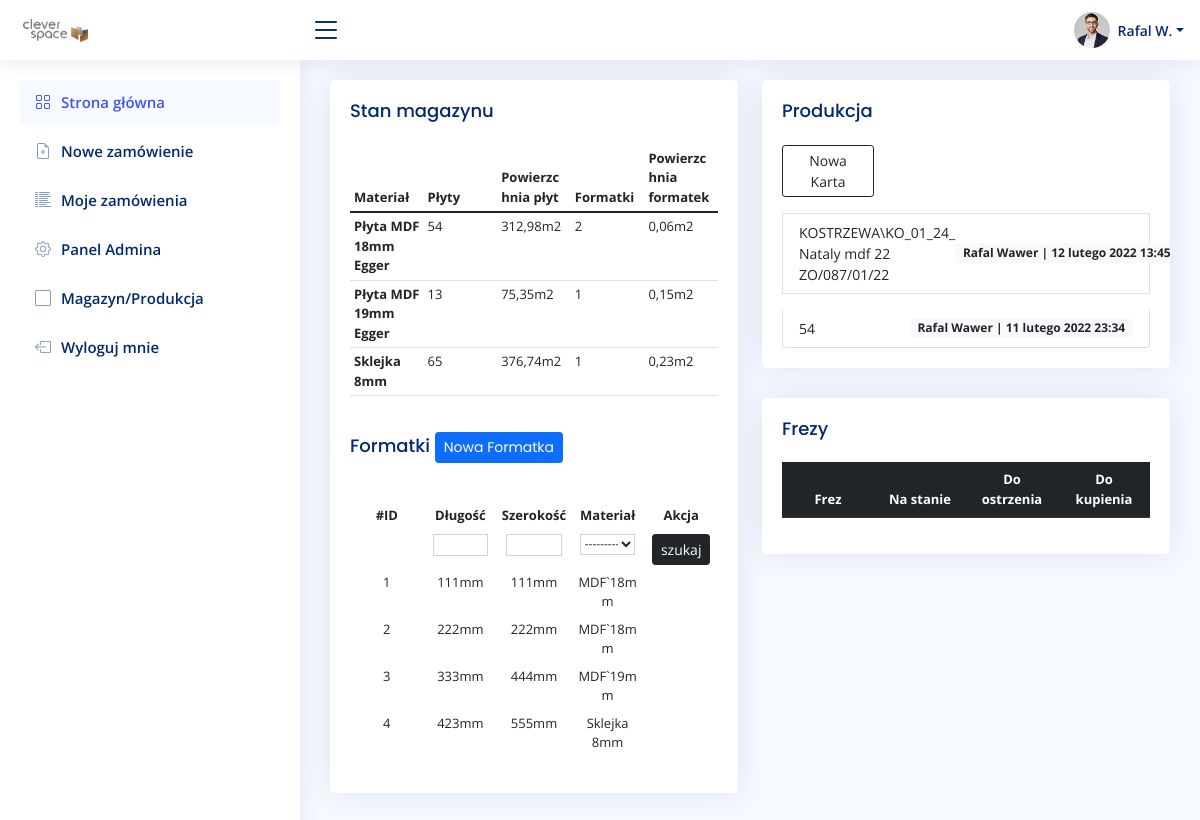
Page /stock/ (signed in) on the earlier database version.
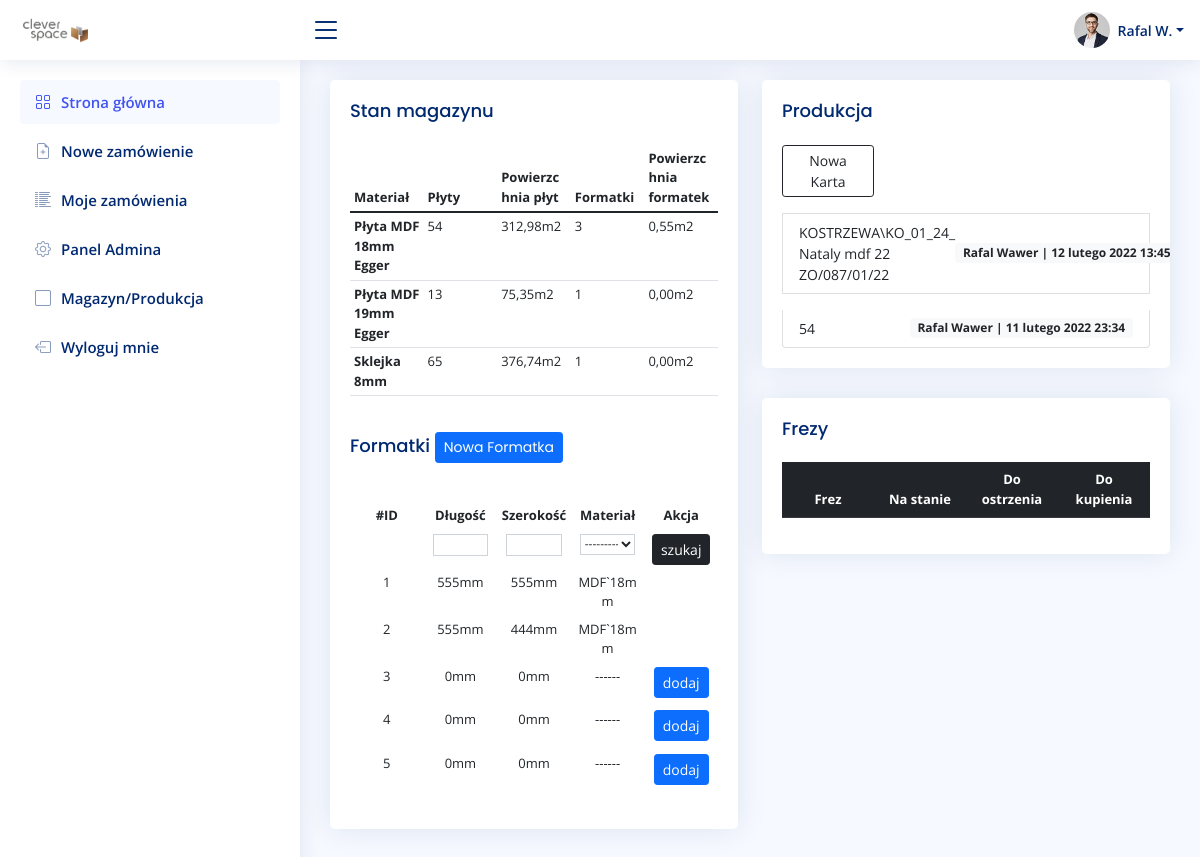
Same page on the later database version.
### order/models.py (models this page shows)
class Material(models.Model):
    short_name = models.CharField(max_length=255, blank=False, null=False)
    name = models.CharField(max_length=255, blank=False, null=False)
    quantity = models.SmallIntegerField(default=0, blank=False, null=False)
    material_area = models.DecimalField(default=Decimal('5.796'), decimal_places=4, blank=False, max_digits=10)
    class Meta:
        verbose_name = "materiał"
        verbose_name_plural = "materiały"
    def __str__(self):
        return self.short_name
    def caluclate_material(self):
        return self.quantity * self.material_area
    def caluclate_area(self):
        material = Material.objects.get(short_name=self.short_name)
        total_area = 0
        for stock in material.stocks.all():
            result = stock.length * stock.width / 1000000
            total_area += result
        return total_area

### stock/models.py (models this page shows, shortened)
class Stock(models.Model):
    length = IntegerRangeField(min_value=50, max_value=2800, null=True)
    width = IntegerRangeField(min_value=50, max_value=2070, null=True)
    material = models.ForeignKey(Material, null=False, on_delete=models.CASCADE, related_name="stocks")

class Production(models.Model):
    user = models.ForeignKey(settings.AUTH_USER_MODEL, on_delete=models.CASCADE)
    order = models.CharField(max_length=255)
    date = models.DateTimeField(auto_now_add=True)

### account/models.py (models this page shows, shortened)
class UserBase(AbstractBaseUser, PermissionsMixin):
    email = models.EmailField(unique=True)
    first_name = models.CharField(max_length=150, blank=True)
    last_name = models.CharField(max_length=150, blank=True)
    phone_number = models.CharField(max_length=15, blank=True)
    postcode = models.CharField(max_length=12, blank=True)
    address_line_1 = models.CharField(max_length=150, blank=True)
    address_line_2 = models.CharField(max_length=150, blank=True)
    town_city = models.CharField(max_length=150, blank=True)
    is_active = models.BooleanField(default=True)
    is_staff = models.BooleanField(default=False)
    created = models.DateTimeField(auto_now_add=True)
    updated = models.DateTimeField(auto_now=True)
    objects = CustomAccountManager()
    USERNAME_FIELD = 'email'
    REQUIRED_FIELDS = ['first_name', 'last_name']
    class Meta:
        verbose_name = "Konto"
        verbose_name_plural = "Konta"

### stock/views.py (the view)
# urls.py: path('', staff_member_required(views.StockView.as_view()), name='stock'),
class StockView(ListView):
    model = Stock
    template_name = 'stock/home.html'
    def get_context_data(self, **kwargs):
        context = super().get_context_data(**kwargs)
        context.update({
            'filter': StockFilter(self.request.GET, queryset=self.get_queryset()),
            'materials': Material.objects.all().order_by('name'),
            'productioins': Production.objects.all().order_by('-date'),
            'cutters': Cutter.objects.all().order_by('-name'),
            })
        return context

### stock/templates/stock/home.html (shortened to what this page needs)
{% extends 'main.html' %}
{% load static %}
{% block content %}
<div class="row">
  <div class="col-sm-6">
    <div class="card recent-sales">
      <div class="card-body">
        <h5 class="card-title">Stan magazynu </h5>
        <table class="table table-hover table-sm text-left" style="text-align: left">
          <thead>
            <tr>
              <th scope="col">Materiał</th>
              <th scope="col">Płyty</th>
              <th scope="col">Powierzchnia płyt</th>
              <th scope="col">Formatki</th>
              <th scope="col">Powierzchnia formatek</th>
            </tr>
          </thead>
          <tbody>
            {% for material in materials %}
            <tr>
              <th scope="col">{{ material.name }}</th>
              <td scope="col">{{ material.quantity }}</td>
              <td scope="col">{{ material.caluclate_material|floatformat:2 }}m2</td>
              <td scope="col">{{ material.stocks.count }}</td>
              <td scope="col">{{ material.caluclate_area|floatformat:2 }}m2</td>
            </tr>
            {% endfor %}
         </tbody>
       </table>
        <h5 class="card-title">Formatki <a href="{% url 'create-stock' %}"><button class="btn btn-primary btn-sm">Nowa Formatka</button></a></h5>
       <div class="dataTable-top"></div>
       <div class="table-responsive">
        <table class="table table-borderless table-hover table-sm">
          {% include 'stock/search.html' %}
          <thead>
            <tr>
              <th scope="col">#ID</th>
              <th scope="col">Długość</th>
              <th scope="col">Szerokość</th>
              <th scope="col">Materiał</th>
              <th scope="col">Akcja</th>
            </tr>
          </thead>
          <tbody>
            {% for stock in filter.qs %}
            <tr>
              <td scope="row">{{ stock.id }}</td>
              <td>{{ stock.length }}mm</td>
              <td>{{ stock.width }}mm</td>
              {% if stock.length == 0 %}
              <td><p>------</p></td>
              {% else %}
              <td>{{ stock.material }}</td>
              {% endif %}
              <td>
                {% if stock.length == 0 %}
                <a href="{% url 'add-stock' stock.id %}"><button type="button" class="btn btn-primary btn-sm">dodaj</button></a>
                {% endif %}
              </td>
            </tr>
            {% endfor %}
          </tbody>
        </table>
      </div>
      </div>
    </div>
  </div>
  <div class="col-sm-6">
    <div class="card recent-sales">
      <div class="card-body">
        <h5 class="card-title">Produkcja</h5>
        <ul class="list-group list-sm gap-3">
          <a href="{% url 'create-production' %}"><button type="button" class="btn btn-outline-dark col-sm-3 btn-sm">Nowa Karta</button></a>
          {% for production in productioins %}
          <li class="list-group-item d-flex justify-content-between align-items-center">
            <small><a href="{% url 'detail-production' production.id %} " class="link-dark">{{ production.order }}</a></small>
            <span class="badge bg-light text-dark">{{ production.user.first_name }} {{ production.user.last_name }} | {{ production.date }}</span>
          </li>
          {% endfor %}
        </ul>
      </div>
    </div>
    <div class="card recent-sales">
      <div class="card-body">
        <h5 class="card-title">Frezy</h5>
        <table class="table table-dark">
                <thead>
                  <tr>
                    <th scope="col">Frez</th>
                    <th scope="col">Na stanie</th>
                    <th scope="col">Do ostrzenia</th>
                    <th scope="col">Do kupienia</th>
                  </tr>
                </thead>
              </table>
      </div>
    </div>
  </div>
</div>
{% endblock %}

Differences in the rows shown:
changed through a linked row, Material "Płyta MDF 18mm Egger": stocks.count "2" → "3"; caluclate_area "0,06" → "0,55"
changed through a linked row, Material "Płyta MDF 19mm Egger": caluclate_area "0,15" → "0,00"
changed through a linked row, Material "Sklejka 8mm": caluclate_area "0,23" → "0,00"
changed Stock id 1: length "111" → "555"; width "111" → "555"
changed Stock id 2: length "222" → "555"; width "222" → "444"
changed Stock id 3: length "333" → "0"; width "444" → "0"; material "MDF`19mm" → (not shown); now shows "------ dodaj"
changed Stock id 4: length "423" → "0"; width "555" → "0"; material "Sklejka 8mm" → (not shown); now shows "------ dodaj"
added Stock: id "5", length "0", width "0", shows "dodaj"
